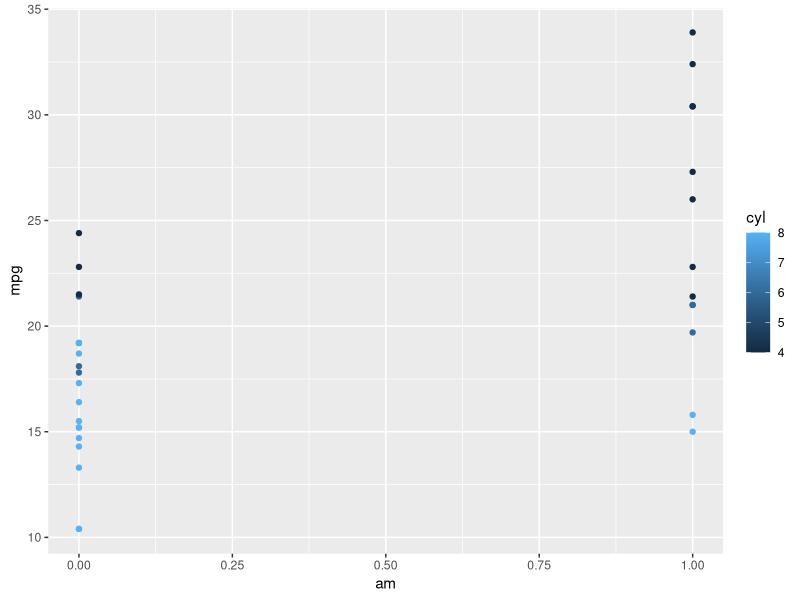

Generate this figure with R:
## ---- chunk 1
1 + 1
library(tidyverse)
data(mtcars)

ggplot(mtcars, aes(x=am, y=mpg, color=cyl))+
  geom_point()



